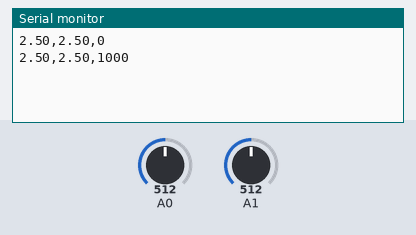
This sketch was run on a simulated Arduino Uno, built with avr-gcc and run on an emulated ATmega328P. On the bench: the last lines printed to the serial monitor. The inputs (shaded band) are chosen by the test bench; at power-on: A0 = 512, A1 = 512.

Above: at 1.8 s.
1.9 s: A0 set to 716
At 2.8 s:
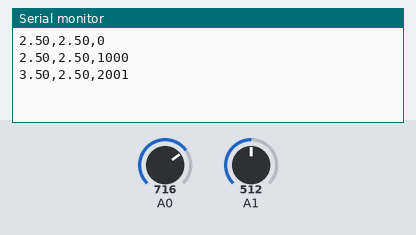
3.4 s: A1 set to 716
At 4.6 s:
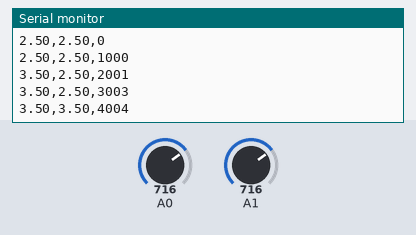
4.9 s: A0 set to 900
At 5.4 s:
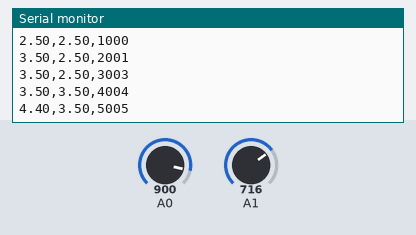
6.4 s: A1 set to 900
At 7.8 s:
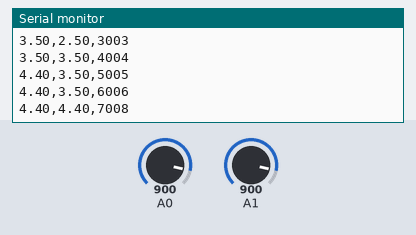
Timing chart, 0 to 8.9 s (numbered marks = the images above; inputs shaded):
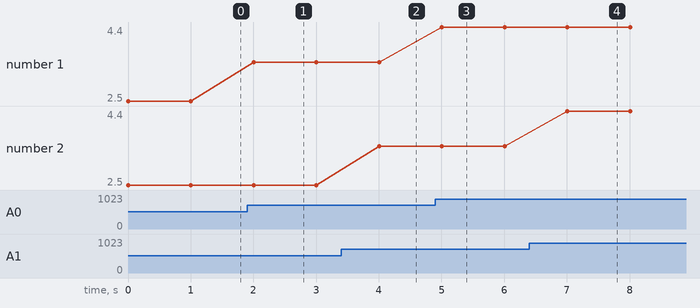

The sketch:

SerialData.ino
```cpp
#include <SoftwareSerial.h>

void setup() {
  Serial.begin(9600); // Initialize the serial communication at 9600 baud rate
}

void loop() {
  float value1 = analogRead(A0) * (5.0 / 1023.0); // Example float value 1
  float value2 = analogRead(A1) * (5.0 / 1023.0); // Example float value 2
  unsigned long timestamp = millis(); // Get the current timestamp in milliseconds

  // Send the data in CSV format
  Serial.print(value1);
  Serial.print(",");
  Serial.print(value2);
  Serial.print(",");
  Serial.println(timestamp);

  delay(1000); // Wait for one second
}
```

Measured:
- after the input at 1.9 s, the serial monitor: prints a new line after 0.10 s (image 1)
- after the input at 3.4 s, the serial monitor: prints a new line after 0.61 s (image 2)
- after the input at 4.9 s, the serial monitor: prints a new line after 0.11 s (image 3)
- after the input at 6.4 s, the serial monitor: prints a new line after 0.61 s (image 4)
- plotted number 1: 2.5 → 3.5 after the input at 1.9 s, 3.5 → 4.4 after the input at 4.9 s
